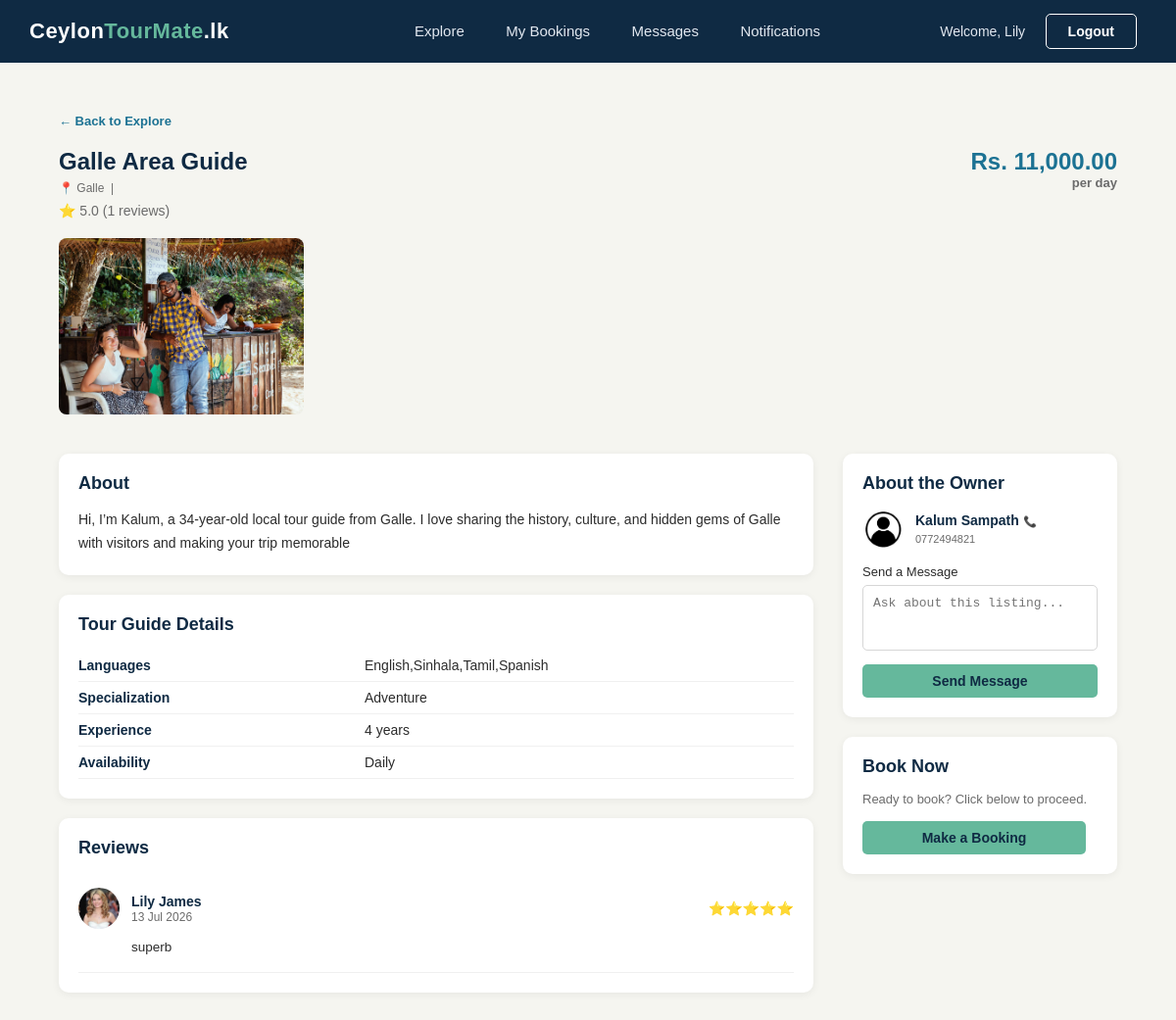
The page /listingdetail.php?id=17 (signed in) on the database its author committed.
### tables this page shows
CREATE TABLE `listings` (
  `id` int(11) NOT NULL,
  `user_id` int(11) DEFAULT NULL,
  `title` varchar(255) DEFAULT NULL,
  `description` text DEFAULT NULL,
  `location` varchar(255) DEFAULT NULL,
  `city` varchar(100) DEFAULT NULL,
  `price` decimal(10,2) DEFAULT NULL,
  `status` enum('pending','approved','rejected') DEFAULT 'pending',
  `type` enum('tour_guide','shop','hotel','experience') DEFAULT NULL,
  `created_at` timestamp NOT NULL DEFAULT current_timestamp(),
  `is_deleted` tinyint(1) NOT NULL DEFAULT 0
);

CREATE TABLE `listing_images` (
  `id` int(11) NOT NULL,
  `listing_id` int(11) DEFAULT NULL,
  `image_path` varchar(255) DEFAULT NULL
);

CREATE TABLE `tourguide_listings` (
  `id` int(11) NOT NULL,
  `listing_id` int(11) DEFAULT NULL,
  `languages` varchar(255) DEFAULT NULL,
  `specialization` varchar(255) DEFAULT NULL,
  `experience_years` int(11) DEFAULT NULL,
  `availability` varchar(255) DEFAULT NULL
);

CREATE TABLE `reviews` (
  `id` int(11) NOT NULL,
  `tourist_id` int(11) DEFAULT NULL,
  `listing_id` int(11) DEFAULT NULL,
  `booking_id` int(11) DEFAULT NULL,
  `rating` int(11) DEFAULT NULL CHECK (`rating` between 1 and 5),
  `comment` text DEFAULT NULL,
  `created_at` timestamp NOT NULL DEFAULT current_timestamp()
);

CREATE TABLE `users` (
  `id` int(11) NOT NULL,
  `firstname` varchar(50) DEFAULT NULL,
  `lastname` varchar(50) DEFAULT NULL,
  `username` varchar(50) DEFAULT NULL,
  `email` varchar(100) DEFAULT NULL,
  `password` varchar(255) DEFAULT NULL,
  `phone` varchar(15) DEFAULT NULL,
  `profile_pic` varchar(255) DEFAULT 'default.png',
  `role` enum('tourist','tour_guide','shop_owner','hotel_owner','experience_provider','admin') DEFAULT NULL,
  `is_suspended` tinyint(4) DEFAULT 0,
  `is_approved` tinyint(4) DEFAULT 0,
  `security_question` varchar(255) DEFAULT NULL,
  `security_answer` varchar(255) DEFAULT NULL,
  `created_at` timestamp NOT NULL DEFAULT current_timestamp()
);

### Classes/ListingImage.php (called while the page is built, shortened)
<?php
class ListingImage {
    public static function getImagesByListing($listingId) {
        $conn = DBconnection::getInstance()->getConnection();
        $sql  = "SELECT * FROM listing_images WHERE listing_id = ?";
        $stmt = $conn->prepare($sql);
        $stmt->bind_param("i", $listingId);
        $stmt->execute();
        $result = $stmt->get_result();
        $images = [];
        while ($row = $result->fetch_assoc()) {
            $images[] = $row;
        }
        return $images;
    }
}
?>

### Classes/Review.php (called while the page is built, shortened)
<?php
class Review {
    public static function getReviewsByListing($listingId) {
        $conn = DBconnection::getInstance()->getConnection();
        $sql = "SELECT r.*, u.firstname, u.lastname, u.profile_pic
                FROM reviews r
                JOIN users u ON r.tourist_id = u.id
                WHERE r.listing_id = ?
                ORDER BY r.created_at DESC";
        $stmt = $conn->prepare($sql);
        $stmt->bind_param("i", $listingId);
        $stmt->execute();
        $result = $stmt->get_result();
        $reviews = [];
        while ($row = $result->fetch_assoc()) {
            $reviews[] = $row;
        }
        return $reviews;
    }
}
?>

### listingdetail.php (the view, shortened to what this page needs)
<?php
require_once 'Classes/Review.php';
require_once 'Classes/ListingImage.php';
$listingId = $_GET['id'];
$conn      = DBconnection::getInstance()->getConnection();
$sql  = "SELECT l.*, u.firstname, u.lastname, u.profile_pic, u.phone,
          AVG(r.rating) as avg_rating, COUNT(r.id) as review_count
          FROM listings l
          JOIN users u ON l.user_id = u.id
          LEFT JOIN reviews r ON l.id = r.listing_id
          WHERE l.id = ? AND l.status = 'approved'
          GROUP BY l.id";
$stmt = $conn->prepare($sql);
$stmt->bind_param("i", $listingId);
$stmt->execute();
$listing = $stmt->get_result()->fetch_assoc();
$subDetails = null;
if ($listing['type'] == 'tour_guide') {
    $subSql  = "SELECT * FROM tourguide_listings WHERE listing_id = ?";
    $subStmt = $conn->prepare($subSql);
    $subStmt->bind_param("i", $listingId);
    $subStmt->execute();
    $subDetails = $subStmt->get_result()->fetch_assoc();
} elseif ($listing['type'] == 'shop') {
    $subSql  = "SELECT * FROM shop_listings WHERE listing_id = ?";
    $subStmt = $conn->prepare($subSql);
    $subStmt->bind_param("i", $listingId);
    $subStmt->execute();
    $subDetails = $subStmt->get_result()->fetch_assoc();
} elseif ($listing['type'] == 'experience') {
    $subSql  = "SELECT * FROM experience_listings WHERE listing_id = ?";
    $subStmt = $conn->prepare($subSql);
    $subStmt->bind_param("i", $listingId);
    $subStmt->execute();
    $subDetails = $subStmt->get_result()->fetch_assoc();
}
$images  = ListingImage::getImagesByListing($listingId);
$reviews = Review::getReviewsByListing($listingId);
?>
<!DOCTYPE html>
<html lang="en">
<head>
    <link rel="stylesheet" type="text/css" href="style.css">
</head>
<body>
<div class="navbar">
    <table>
        <tr>
            <td class="logo-cell">
                <a href="index.php"><span class="logo-text">Ceylon<span>TourMate</span>.lk</span></a>
            </td>
            <td class="nav-links-cell">
                <a href="explore.php" class="nav-link">Explore</a>
                <a href="mybookings.php" class="nav-link">My Bookings</a>
                <a href="touristmessages.php" class="nav-link">Messages</a>
                <a href="touristnotifications.php" class="nav-link">Notifications</a>
            </td>
            <td class="nav-buttons-cell">
                <span class="admin-welcome">Welcome, <?php echo $_SESSION['firstname']; ?></span>
                <a href="logout.php"><button class="btn btn-login">Logout</button></a>
            </td>
        </tr>
    </table>
</div>
<div class="admin-section">
    <a href="explore.php" class="back-link">&larr; Back to Explore</a>
    <div class="listing-detail-header">
        <div>
            <h2 class="admin-page-title"><?php echo $listing['title']; ?></h2>
            <p class="listing-card-location">&#128205; <?php echo $listing['city']; ?> &nbsp;|&nbsp;
            </p>
            <p style="font-size:14px; color:#6b6b6b; margin-top:8px;">
                &#11088; <?php echo $listing['avg_rating'] ? number_format($listing['avg_rating'], 1) : 'New'; ?>
                (<?php echo $listing['review_count']; ?> reviews)
            </p>
        </div>
        <div class="listing-detail-price">
    <?php if($listing['type'] == 'hotel') { ?>
        <span style="font-size:14px; color:#6b6b6b;">See room prices below</span>
    <?php } elseif($listing['type'] == 'shop') { ?>
        <span>Rs. <?php echo number_format($listing['price'], 2); ?></span>
        <span style="font-size:13px; color:#6b6b6b;">starting price</span>
    <?php } elseif($listing['type'] == 'tour_guide') { ?>
        <span>Rs. <?php echo number_format($listing['price'], 2); ?></span>
        <span style="font-size:13px; color:#6b6b6b;">per day</span>
    <?php } elseif($listing['type'] == 'experience') { ?>
        <span>Rs. <?php echo number_format($listing['price'], 2); ?></span>
        <span style="font-size:13px; color:#6b6b6b;">per person</span>
    <?php } ?>
</div>
    </div>
    <div class="listing-images-row">
        <?php if(empty($images)) { ?>
            <div class="listing-img-placeholder">&#127758; No images uploaded</div>
        <?php } else { ?>
            <?php foreach($images as $image) { ?>
                <img src="<?php echo $image['image_path']; ?>" class="listing-detail-img" alt="listing image">
            <?php } ?>
        <?php } ?>
    </div>
    <div class="listing-detail-layout">
        <div class="listing-detail-main">
            <div class="listing-detail-section">
                <h3 class="admin-subsection-title">About</h3>
                <p style="font-size:14px; color:#2b2b2b; line-height:1.7;"><?php echo $listing['description']; ?></p>
            </div>
            <?php if($listing['type'] == 'tour_guide' && $subDetails) { ?>
            <div class="listing-detail-section">
                <h3 class="admin-subsection-title">Tour Guide Details</h3>
                <table class="detail-table">
                    <tr><td>Languages</td><td><?php echo $subDetails['languages']; ?></td></tr>
                    <tr><td>Specialization</td><td><?php echo $subDetails['specialization']; ?></td></tr>
                    <tr><td>Experience</td><td><?php echo $subDetails['experience_years']; ?> years</td></tr>
                    <tr><td>Availability</td><td><?php echo $subDetails['availability']; ?></td></tr>
                </table>
            </div>
            <?php } ?>
            <div class="listing-detail-section">
                <h3 class="admin-subsection-title">Reviews</h3>
                <?php if(empty($reviews)) { ?>
                    <p class="table-empty" style="padding:20px; text-align:center;">No reviews yet</p>
                <?php } else { ?>
                    <?php foreach($reviews as $review) { ?>
                    <div class="review-item">
                        <div class="review-header">
                            <img src="<?php echo $review['profile_pic'] ?? 'uploads/profiles/default.png'; ?>" class="convo-avatar">
                            <div>
                                <span class="convo-name"><?php echo $review['firstname'] . ' ' . $review['lastname']; ?></span>
                                <span style="font-size:12px; color:#6b6b6b; display:block;">
                                    <?php echo date('d M Y', strtotime($review['created_at'])); ?>
                                </span>
                            </div>
                            <span class="review-stars"><?php echo str_repeat('&#11088;', $review['rating']); ?></span>
                        </div>
                        <p class="review-comment"><?php echo $review['comment']; ?></p>
                    </div>
                    <?php } ?>
                <?php } ?>
            </div>
        </div>
        <div class="listing-detail-sidebar">
            <div class="sidebar-card">
                <h3 class="admin-subsection-title">About the Owner</h3>
                <div style="display:flex; align-items:center; gap:12px; margin-bottom:15px;">
                    <img src="<?php echo $listing['profile_pic'] ?? 'uploads/profiles/default.png'; ?>" class="convo-avatar" alt="Owner">
                    <div>
                        <span class="convo-name"><?php echo $listing['firstname'] . ' ' . $listing['lastname']; ?></span>
                        <span class="convo-listing">&#128222; <?php echo $listing['phone']; ?></span>
                    </div>
                </div>
                <form name="messageform" method="post" action="sendmessagebackend.php" onsubmit="return validateMessage();">
                    <label style="font-size:13px; color:#2b2b2b; margin-bottom:6px; display:block;">Send a Message</label>
                    <textarea name="message" id="messageText" placeholder="Ask about this listing..." rows="3" style="width:100%; padding:10px; border:1px solid #d6d6d6; border-radius:5px; font-size:13px; resize:none; margin-bottom:10px;"></textarea>
                    <button type="submit" class="btn btn-primary" style="width:100%;">Send Message</button>
                </form>
            </div>
            <?php if($listing['type'] != 'shop') { ?>
            <div class="sidebar-card" style="margin-top:20px;">
                <h3 class="admin-subsection-title">Book Now</h3>
                <p style="font-size:13px; color:#6b6b6b; margin-bottom:15px;">Ready to book? Click below to proceed.</p>
                <a href="makebooking.php?listing_id=<?php echo $listing['id']; ?>" class="btn btn-primary" style="display:block; text-align:center;">
                    Make a Booking
                </a>
            </div>
            <?php } ?>
        </div>
    </div>
</div>
</body>
</html>

### style.css (style rules this page uses)
* { margin: 0; padding: 0; box-sizing: border-box; }
body { font-family: Arial, Helvetica, sans-serif; background-color: #f5f5f0; color: #2b2b2b; }
a { text-decoration: none; color: inherit; }
.navbar { background-color: #0f2a43; width: 100%; }
.navbar table { width: 100%; border-collapse: collapse; }
.navbar td { padding: 14px 30px; vertical-align: middle; }
.logo-cell { width: 30%; }
.logo-text { color: #ffffff; font-size: 22px; font-weight: bold; letter-spacing: 0.5px; }
.logo-text span { color: #65b89c; }
.nav-links-cell { width: 45%; text-align: center; }
.nav-links-cell a { color: #e2e8f0; font-size: 15px; margin: 0 15px; padding: 6px 4px; }
.nav-buttons-cell { width: 30%; text-align: right; }
.btn { display: inline-block; padding: 9px 22px; border-radius: 5px; font-size: 14px; font-weight: bold; cursor: pointer; border: none; }
.btn-login { background-color: transparent; color: #ffffff; border: 1px solid #ffffff; margin-right: 10px; }
.btn-primary { background-color: #65b89c; color: #0f2a43; margin-right: 12px; }
.admin-welcome { color: #e2e8f0; font-size: 14px; margin-right: 16px; }
.admin-section { padding: 50px 60px; max-width: 1300px; margin: 0 auto; }
.admin-page-title { font-size: 24px; color: #0f2a43; margin-bottom: 6px; }
.back-link { display: inline-block; font-size: 13px; color: #1c7293; font-weight: bold; margin-bottom: 20px; }
.admin-subsection-title { font-size: 18px; color: #0f2a43; margin-bottom: 15px; }
.convo-avatar { width: 42px; height: 42px; border-radius: 50%; object-fit: cover; }
.convo-name { font-size: 14px; font-weight: bold; color: #0f2a43; }
.convo-listing { font-size: 11px; color: #6b6b6b; margin-top: 2px; }
.listing-card-location { font-size: 12px; color: #6b6b6b; margin-bottom: 8px; }
.listing-detail-header { display: flex; justify-content: space-between; align-items: flex-start; margin-bottom: 20px; flex-wrap: wrap; gap: 15px; }
.listing-detail-price { display: flex; flex-direction: column; align-items: flex-end; font-size: 24px; font-weight: bold; color: #1c7293; }
.listing-images-row { display: flex; gap: 12px; overflow-x: auto; margin-bottom: 30px; padding-bottom: 10px; scrollbar-width: thin; scrollbar-color: #1c7293 #f0f0f0; scroll-behavior: smooth; -webkit-overflow-scrolling: touch; }
.listing-detail-img { width: 250px; height: 180px; object-fit: cover; border-radius: 8px; flex-shrink: 0; }
.listing-detail-layout { display: flex; gap: 30px; align-items: flex-start; }
.listing-detail-main { flex: 1; }
.listing-detail-sidebar { width: 280px; min-width: 280px; }
.listing-detail-section { background-color: #ffffff; border-radius: 10px; padding: 20px; box-shadow: 0 2px 8px rgba(0,0,0,0.06); margin-bottom: 20px; }
.detail-table { width: 100%; border-collapse: collapse; font-size: 14px; }
.detail-table td { padding: 8px 0; border-bottom: 1px solid #f0f0f0; color: #2b2b2b; }
.detail-table td:first-child { font-weight: bold; color: #0f2a43; width: 40%; }
.sidebar-card { background-color: #ffffff; border-radius: 10px; padding: 20px; box-shadow: 0 2px 8px rgba(0,0,0,0.06); }
.review-item { padding: 15px 0; border-bottom: 1px solid #f0f0f0; }
.review-header { display: flex; align-items: center; gap: 12px; margin-bottom: 8px; }
.review-stars { margin-left: auto; font-size: 14px; }
.review-comment { font-size: 13.5px; color: #2b2b2b; line-height: 1.6; margin-left: 54px; }

### rows shown on the page
listings: title "Galle Area Guide", city "Galle", price "11,000.00", description "Hi, I’m Kalum, a 34-year-old local tour guide from Galle. I love sharing the history, culture, and hidden gems of Galle with visitors and making your trip memorable", user.profile_pic (placeholder picture), user.firstname "Kalum", user.lastname "Sampath", user.phone "0772494821"
listing_images: image_path (picture)
tourguide_listings: languages "English,Sinhala,Tamil,Spanish", specialization "Adventure", experience_years "4", availability "Daily"
reviews: tourist.profile_pic (picture), tourist.firstname "Lily", tourist.lastname "James", created_at "13 Jul 2026", rating "⭐⭐⭐⭐⭐", comment "superb"

### other values the page prints
$_SESSION['firstname'] "Lily"
$listing['avg_rating'] "5.0"
$listing['review_count'] "1"
